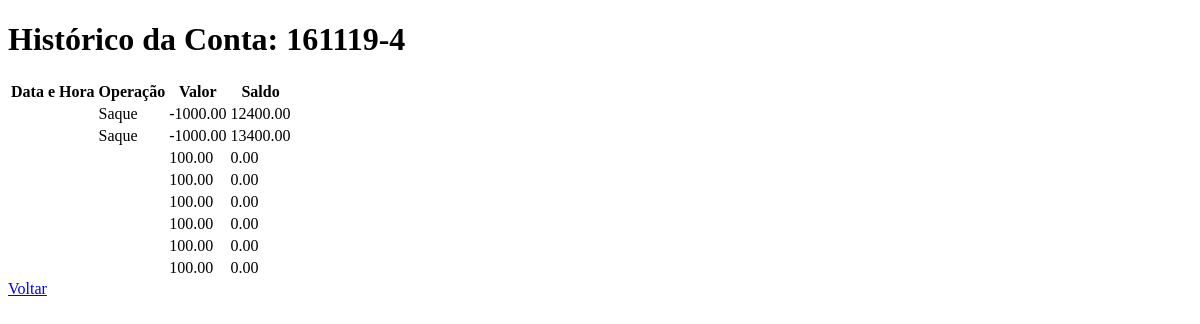
Page /1/historico/ on the earlier database version.
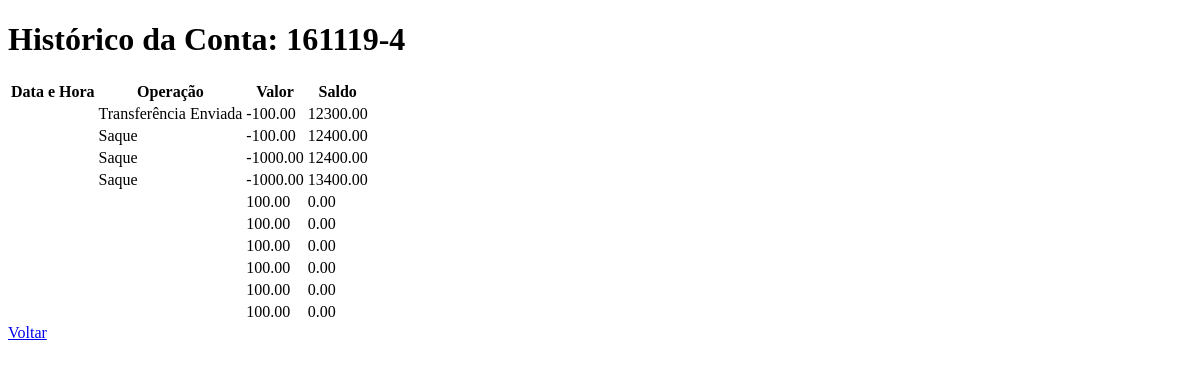
Same page on the later database version.
### contas/models.py (models this page shows, shortened)
class ContaCorrente(models.Model):
    agencia = models.CharField(max_length=10)
    numero_conta = models.CharField(max_length=20, unique=True)
    titular = models.CharField(max_length=100)
    saldo = models.DecimalField(max_digits=10, decimal_places=2, default=0)
    limite_negativo = models.DecimalField(max_digits=10, decimal_places=2, default=-2000)

class Historico(models.Model):
    conta = models.ForeignKey(ContaCorrente, on_delete=models.CASCADE)
    operacao = models.CharField(max_length=50)
    valor = models.DecimalField(max_digits=10, decimal_places=2)
    data = models.DateTimeField(auto_now_add=True)
    tipo = models.CharField(max_length=50, default="Crédito")  # Crédito ou Débito
    saldo = models.DecimalField(max_digits=10, decimal_places=2)

### contas/views.py (the view)
# urls.py: path('<int:conta_id>/historico/', views.historico, name='historico'),  # Histórico
def historico(request, conta_id):
    conta = get_object_or_404(ContaCorrente, id=conta_id)
    historico = Historico.objects.filter(conta=conta).order_by('-data')
    return render(request, 'contas/historico.html', {'historico': historico, 'conta': conta})

### contas/templates/contas/historico.html (shortened to what this page needs)
<!DOCTYPE html>
<html lang="en">
<head>
</head>
<body>
    <h1>Histórico da Conta: {{ conta.numero_conta }}</h1>
    <table>
        <thead>
            <tr>
                <th>Data e Hora</th>
                <th>Operação</th>
                <th>Valor</th>
                <th>Saldo</th>
            </tr>
        </thead>
        <tbody>
            {% for item in historico %}
            <tr>
                <td>{{ item.data_hora }}</td>
                <td>{{ item.operacao }}</td>
                <td>{{ item.valor }}</td>
                <td>{{ item.saldo }}</td>
            </tr>
            {% endfor %}
        </tbody>
    </table>
    <a href="{% url 'detalhes' conta.id %}">Voltar</a>
</body>
</html>

Differences in the rows shown:
added Historico: operacao "Transferência Enviada", valor "-100.00", saldo "12300.00"
added Historico: operacao "Saque", valor "-100.00", saldo "12400.00"
